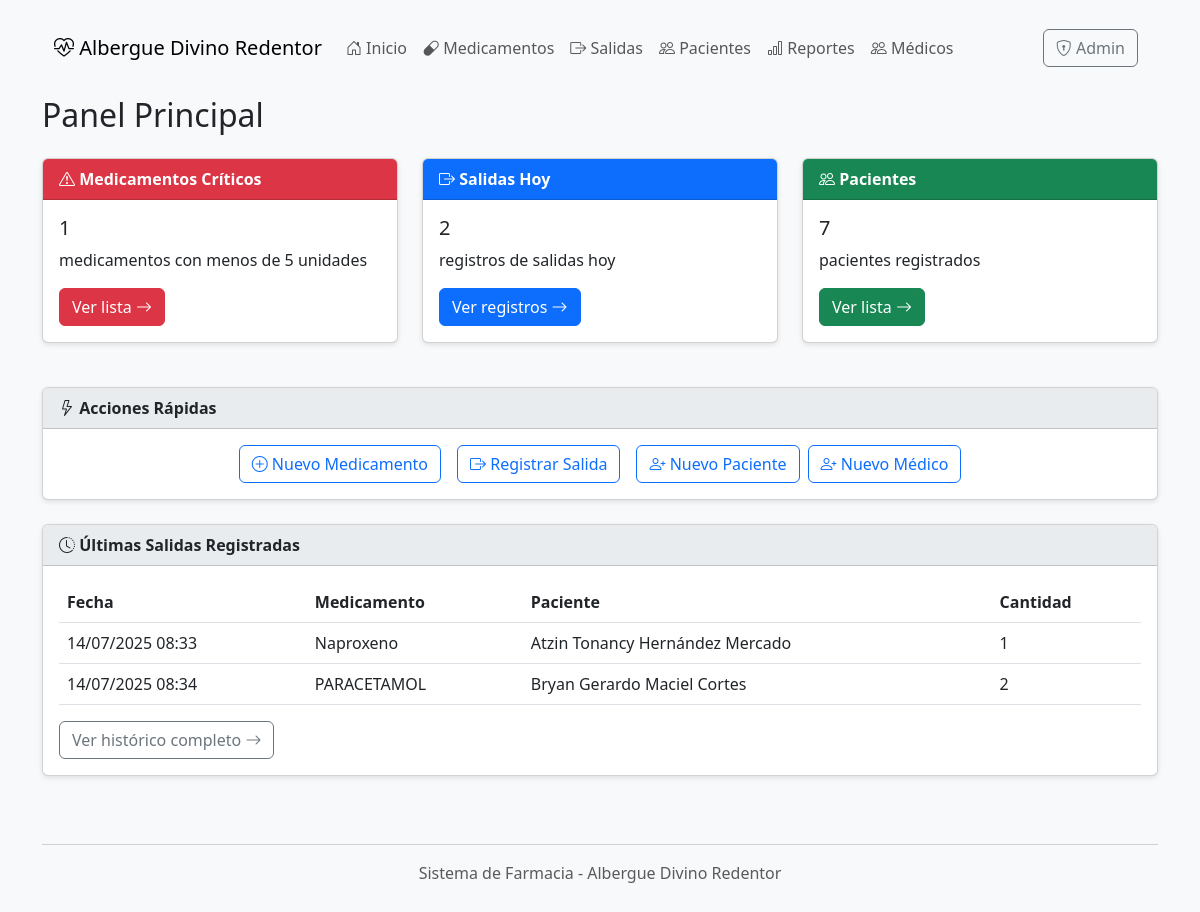
The app's page /, older data.
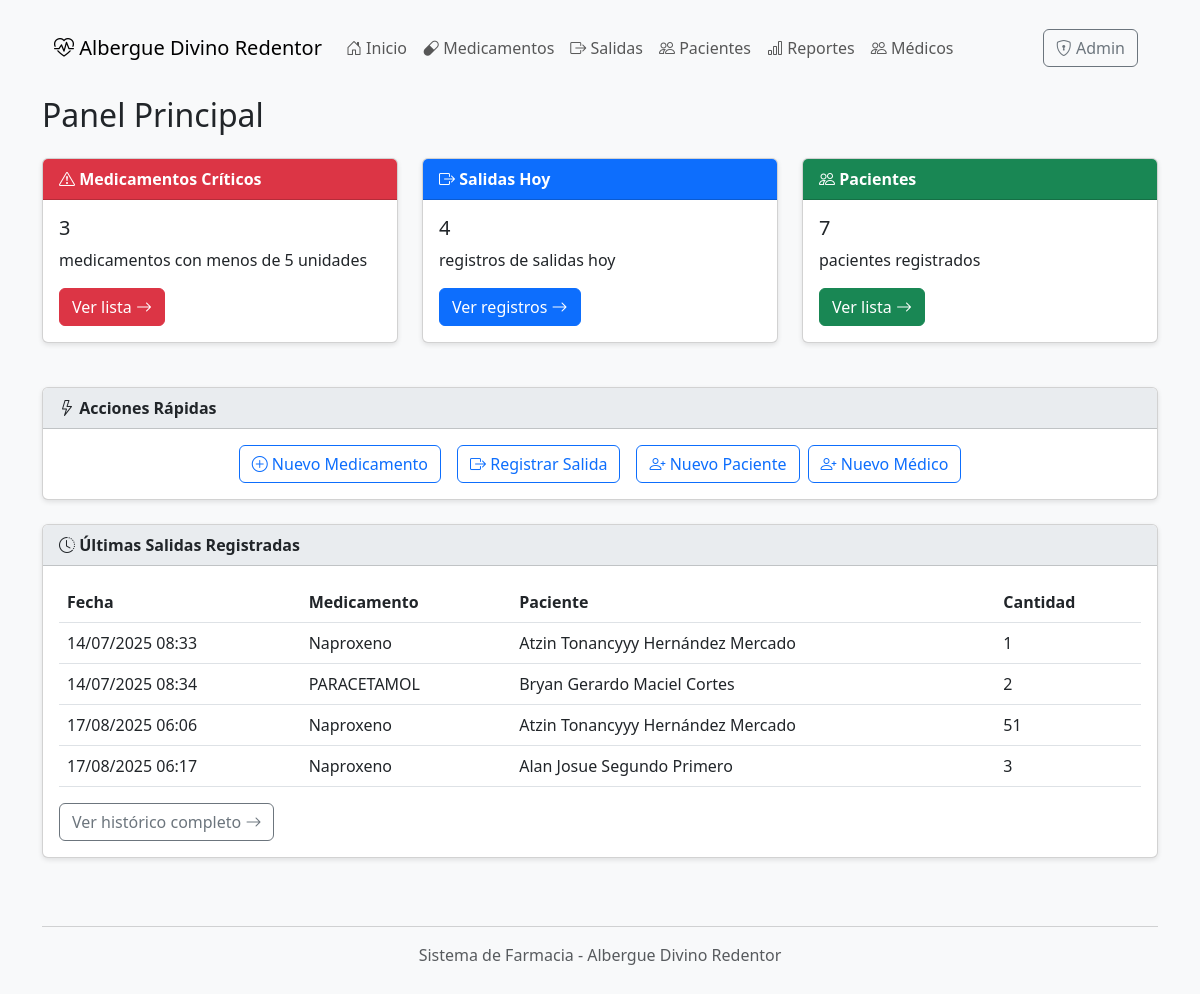
The same page, newer data.
### farmacia/models.py (models this page shows, shortened)
class SalidaMedicamento(models.Model):
    id = models.AutoField(primary_key=True)
    medicamento = models.ForeignKey(Medicamento, on_delete=models.CASCADE)
    paciente = models.ForeignKey(Paciente, on_delete=models.CASCADE)
    cantidad = models.PositiveIntegerField()
    fecha = models.DateTimeField(auto_now_add=True)
    medico = models.ForeignKey(Medico, on_delete=models.CASCADE, verbose_name="Médico responsable")
    class Meta:
        verbose_name = "Salida de Medicamento"
        verbose_name_plural = "Salidas de Medicamentos"

class Medicamento(models.Model):
    id = models.AutoField(primary_key=True)
    clave = models.CharField(max_length=50, unique=True, verbose_name="Clave única")
    nombre = models.CharField(max_length=200, verbose_name="Nombre")
    categoria = models.ForeignKey('CategoriaMedicamento', on_delete=models.CASCADE)
    descripcion = models.TextField(blank=True, verbose_name="Descripción")
    fecha_caducidad = models.DateField(verbose_name="Fecha de caducidad")
    cantidad = models.IntegerField(default=0, verbose_name="Cantidad en inventario")
    status = models.BooleanField(default=True, verbose_name="Disponible")
    class Meta:
        verbose_name = "Medicamento"
        verbose_name_plural = "Medicamentos"
        ordering = ['nombre']

class Paciente(models.Model):
    id = models.AutoField(primary_key=True)
    nombre = models.CharField(max_length=200)
    apellidos = models.CharField(max_length=200)
    fecha_registro = models.DateTimeField(auto_now_add=True)
    class Meta:
        verbose_name = "Paciente"
        verbose_name_plural = "Pacientes"

### farmacia/views.py (the view)
# urls.py: path('', views.index, name='index'),
def index(request):
    context = {
        'criticos_count': Medicamento.objects.filter(cantidad__lt=5).count(),
        'salidas_hoy_count': SalidaMedicamento.objects.count(),
        'pacientes_count': Paciente.objects.count(),
        'medicos_count': Medico.objects.count(),
        'ultimas_salidas': SalidaMedicamento.objects.select_related('medicamento', 'paciente', 'medico')[:5]
    }
    return render(request, 'index.html', context)

### farmacia/templates/index.html (shortened to what the changed rows need)
{% extends 'base.html' %}
{% block content %}
    <h2 class="mb-4">Panel Principal</h2>
    <div class="row">
        <div class="col-md-4">
            <div class="card">
                <div class="card-body">
                    <h5 class="card-title">{{ criticos_count }}</h5>
                    <p class="card-text">medicamentos con menos de 5 unidades</p>
                    <a href="{% url 'medicamentos' %}" class="btn btn-danger">
                        Ver lista <i class="bi bi-arrow-right"></i>
                    </a>
                </div>
            </div>
        </div>
        <div class="col-md-4">
            <div class="card">
                <div class="card-body">
                    <h5 class="card-title">{{ salidas_hoy_count }}</h5>
                    <p class="card-text">registros de salidas hoy</p>
                    <a href="{% url 'salidas' %}" class="btn btn-primary">
                        Ver registros <i class="bi bi-arrow-right"></i>
                    </a>
                </div>
            </div>
        </div>
    </div>
    <div class="card mt-4">
        <div class="card-body">
            <div class="table-responsive">
                <table class="table table-hover">
                    <thead>
                        <tr>
                            <th>Fecha</th>
                            <th>Medicamento</th>
                            <th>Paciente</th>
                            <th>Cantidad</th>
                        </tr>
                    </thead>
                    <tbody>
                        {% for salida in ultimas_salidas %}
                        <tr>
                            <td>{{ salida.fecha|date:"d/m/Y H:i" }}</td>
                            <td>{{ salida.medicamento.nombre }}</td>
                            <td>{{ salida.paciente.nombre }} {{ salida.paciente.apellidos }}</td>
                            <td>{{ salida.cantidad }}</td>
                        </tr>
                        {% empty %}
                        <tr>
                            <td colspan="4" class="text-center">No hay salidas registradas</td>
                        </tr>
                        {% endfor %}
                    </tbody>
                </table>
            </div>
        </div>
    </div>
{% endblock %}

Row changes from the older to the newer data that the page shows:
changed through a linked row, SalidaMedicamento (number 1 of 4 on the later page): paciente.nombre "Atzin Tonancy" → "Atzin Tonancyyy"
added SalidaMedicamento: fecha "17/08/2025 06:06", medicamento.nombre "Naproxeno", paciente.nombre "Atzin Tonancyyy", paciente.apellidos "Hernández Mercado", cantidad "51"
added SalidaMedicamento: fecha "17/08/2025 06:17", medicamento.nombre "Naproxeno", paciente.nombre "Alan Josue", paciente.apellidos "Segundo Primero", cantidad "3"
Text that changed along with them:
{{ criticos_count }}: "1" → "3"
{{ salidas_hoy_count }}: "2" → "4"
